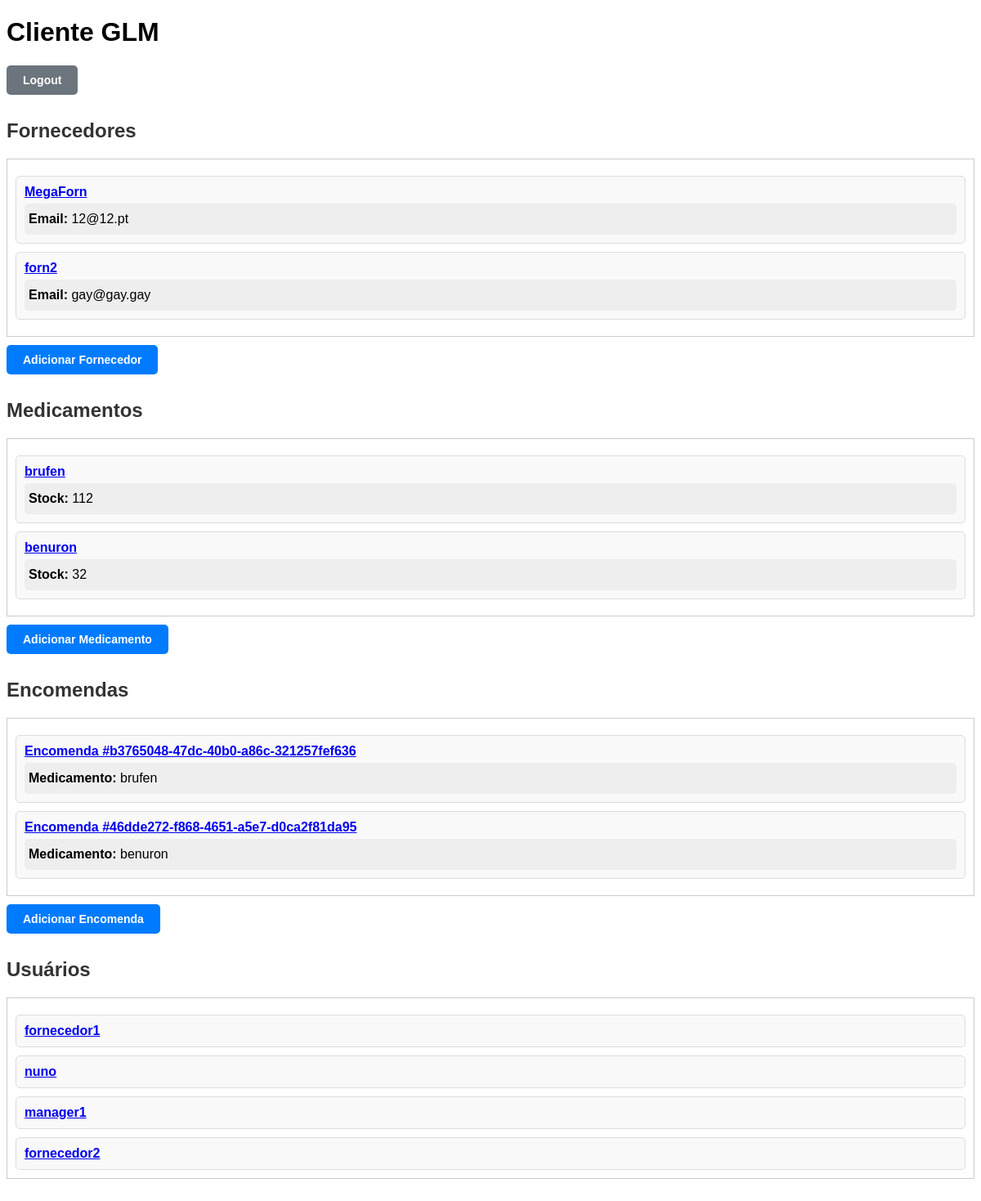
/glm/ (signed in), run on an earlier commit of the app's database.
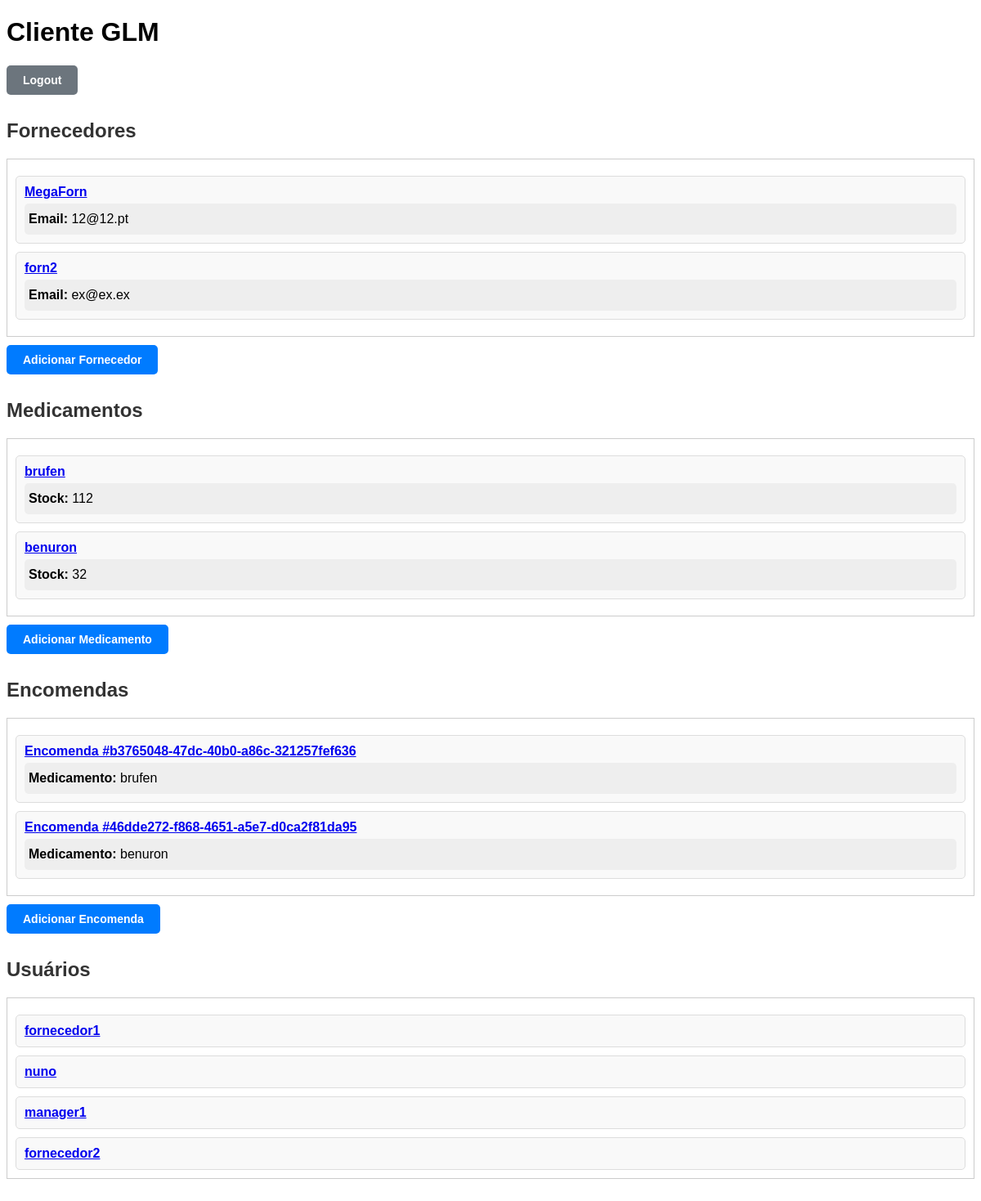
And on a later commit of the database.
### glm/models.py (models this page shows, shortened)
class Fornecedor(models.Model):
    id = models.UUIDField(primary_key=True, default=uuid.uuid4, editable=False)
    user = models.OneToOneField(User, on_delete=models.CASCADE)
    nome = models.CharField(max_length=100)
    contacto = models.CharField(max_length=15)
    email = models.EmailField()

### glm/views.py (the view, shortened to what this page needs)
# urls.py: path('', glm_client, name='glm_client'),
@login_required
def glm_client(request):
    is_staff = request.user.is_staff
    fornecedor = getattr(request.user, 'fornecedor', None)
    fornecedores = Fornecedor.objects.all() if is_staff else None
    if is_staff:
        medicamentos = Medicamento.objects.all()
        encomendas = Encomenda.objects.all()
    users = User.objects.all() if is_staff else None
    context = {
        'fornecedores': fornecedores,
        'medicamentos': medicamentos,
        'encomendas': encomendas,
        'users': users,
    }
    return render(request, 'glm/glm_client.html', context)

### glm/templates/glm/glm_client.html (shortened to what this page needs)
<!DOCTYPE html>
<html lang="pt-PT">
<head>
</head>
<body>
    <h1>Cliente GLM</h1>
    {% if user.is_authenticated %}
        <div class="section">
            <form action="{% url 'logout' %}" method="post">
                <button type="submit" class="btn logout-btn">Logout</button>
            </form>
        </div>
        {% if user.is_staff %}
            <div class="section">
                <h2>Fornecedores</h2>
                <div class="list-container">
                    {% if fornecedores %}
                        {% for fornecedor in fornecedores %}
                            <div class="item">
                                <a href="{% url 'detalhes_fornecedor' fornecedor.id %}" class="item-name">{{ fornecedor.nome }}</a>
                                <div class="item-details">
                                    <div class="item-info"><strong>Email:</strong> {{ fornecedor.email }}</div>
                                </div>
                            </div>
                        {% endfor %}
                    {% else %}
                        <p>Nenhum fornecedor encontrado.</p>
                    {% endif %}
                </div>
                <a href="{% url 'adicionar_fornecedor' %}" class="btn btn-primary">Adicionar Fornecedor</a>
            </div>
            <div class="section">
                <h2>Medicamentos</h2>
                <div class="list-container">
                    {% if medicamentos %}
                        {% for medicamento in medicamentos %}
                            <div class="item">
                                <a href="{% url 'detalhes_medicamento' medicamento.id %}" class="item-name">{{ medicamento.nome }}</a>
                                <div class="item-details">
                                    <div class="item-info"><strong>Stock:</strong> {{ medicamento.stock }}</div>
                                </div>
                            </div>
                        {% endfor %}
                    {% else %}
                        <p>Nenhum medicamento encontrado.</p>
                    {% endif %}
                </div>
                <a href="{% url 'adicionar_medicamento' %}" class="btn btn-primary">Adicionar Medicamento</a>
            </div>
            <div class="section">
                <h2>Encomendas</h2>
                <div class="list-container">
                    {% if encomendas %}
                        {% for encomenda in encomendas %}
                            <div class="item">
                                <a href="{% url 'detalhes_encomenda' encomenda.id %}" class="item-name">Encomenda #{{ encomenda.id }}</a>
                                <div class="item-details">
                                    <div class="item-info"><strong>Medicamento:</strong> {{ encomenda.medicamento.nome }}</div>
                                </div>
                            </div>
                        {% endfor %}
                    {% else %}
                        <p>Nenhuma encomenda encontrada.</p>
                    {% endif %}
                </div>
                <a href="{% url 'adicionar_encomenda' %}" class="btn btn-primary">Adicionar Encomenda</a>
            </div>
            <div class="section">
                <h2>Usuários</h2>
                <div class="list-container">
                    {% if users %}
                        {% for user in users %}
                            <div class="item">
                                <a href="{% url 'detalhes_user' user.id %}" class="item-name">{{ user.username }}</a>
                            </div>
                        {% endfor %}
                    {% else %}
                        <p>Nenhum usuário encontrado.</p>
                    {% endif %}
                </div>
            </div>
        {% endif %}
    {% else %}
        <div class="section">
            <h2>Você precisa estar logado para acessar esta página</h2>
            <a href="{% url 'login' %}" class="btn btn-primary">Login</a>
            <a href="{% url 'register' %}" class="btn btn-primary">Registrar-se</a>
        </div>
    {% endif %}
</body>
</html>

What changed in the data, as far as the page shows it:
changed Fornecedor "forn2": email "gay@gay.gay" → "ex@ex.ex"
